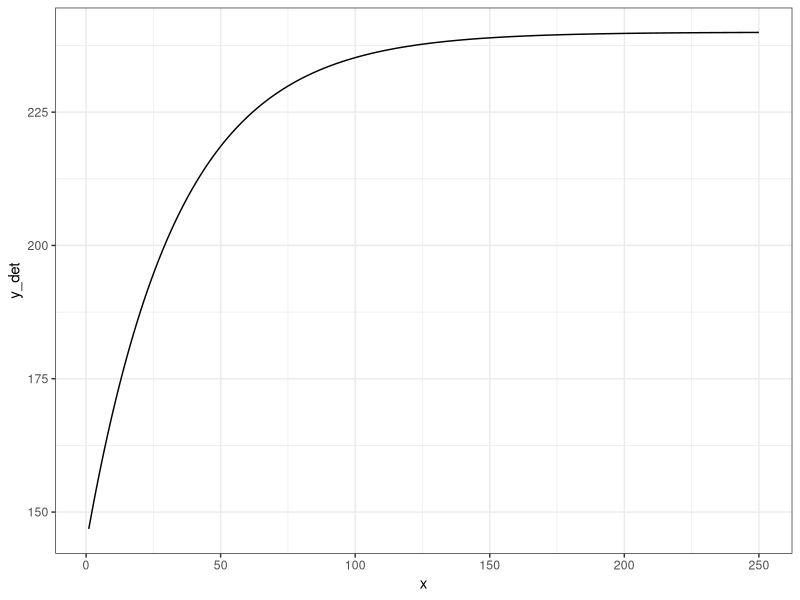
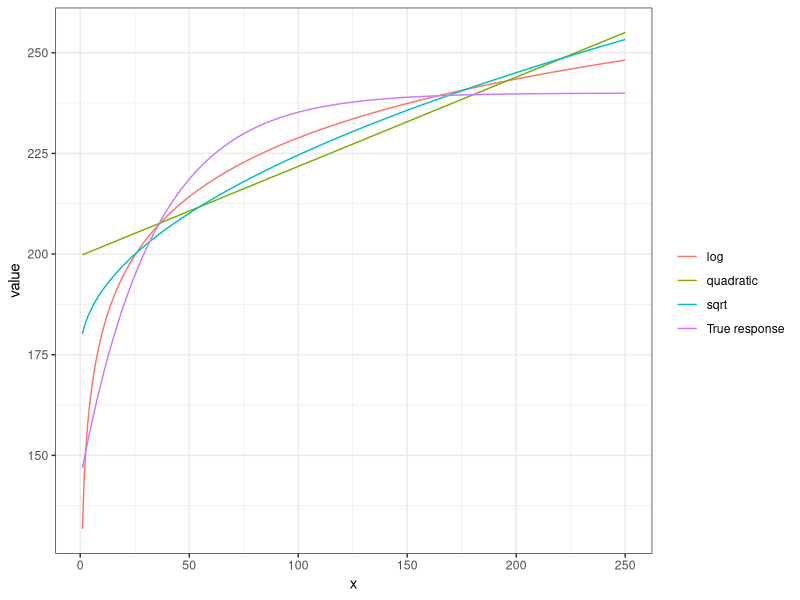
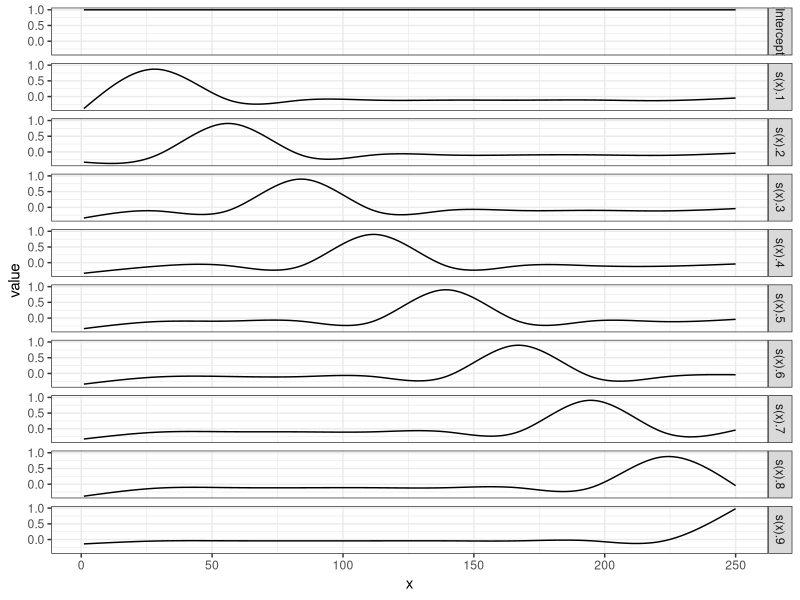
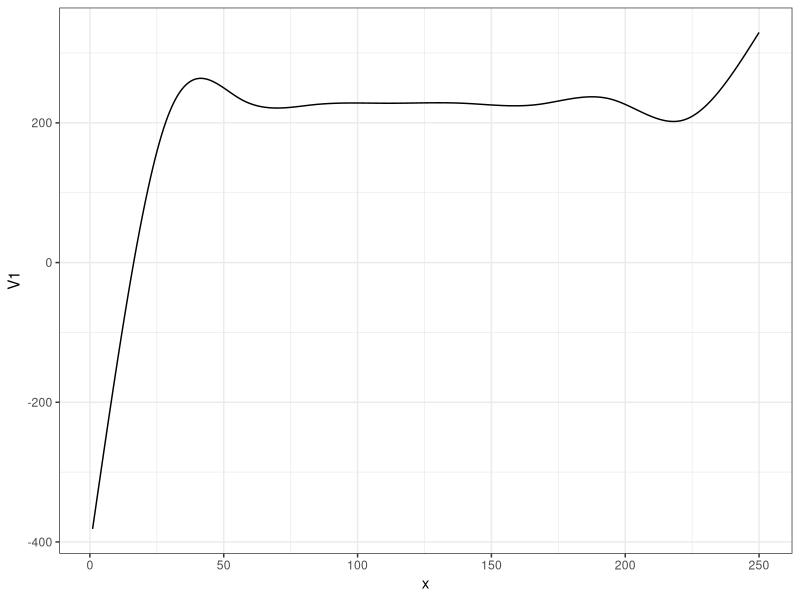
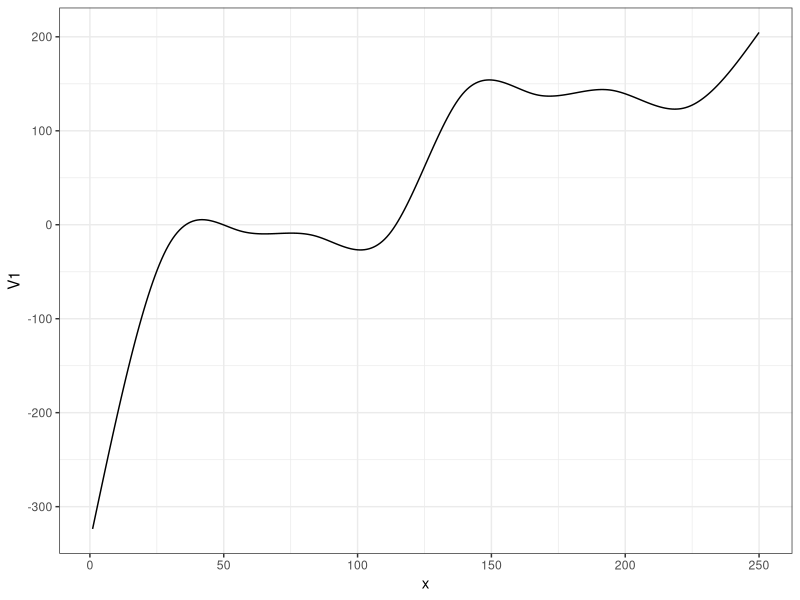
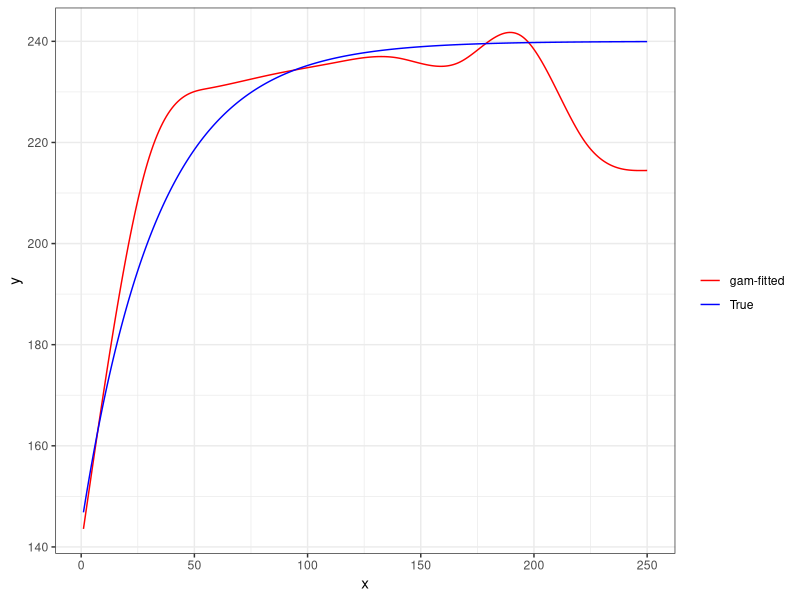
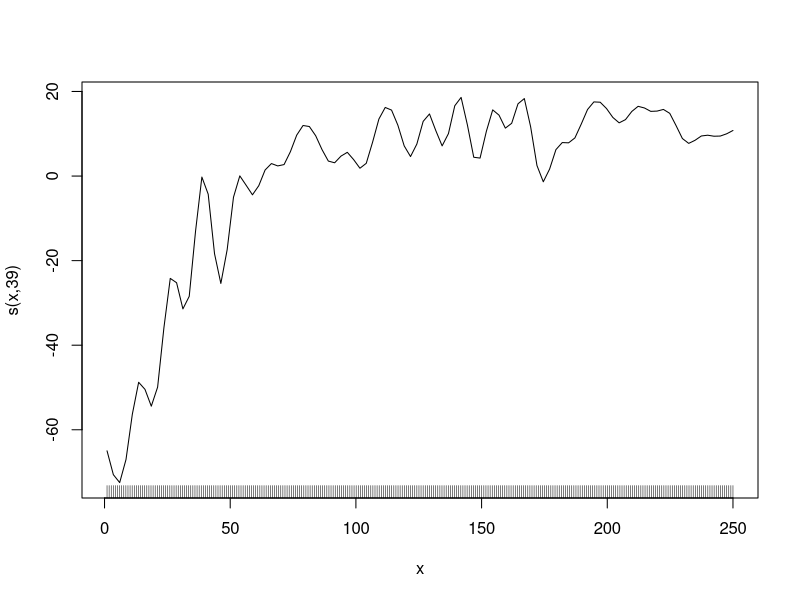
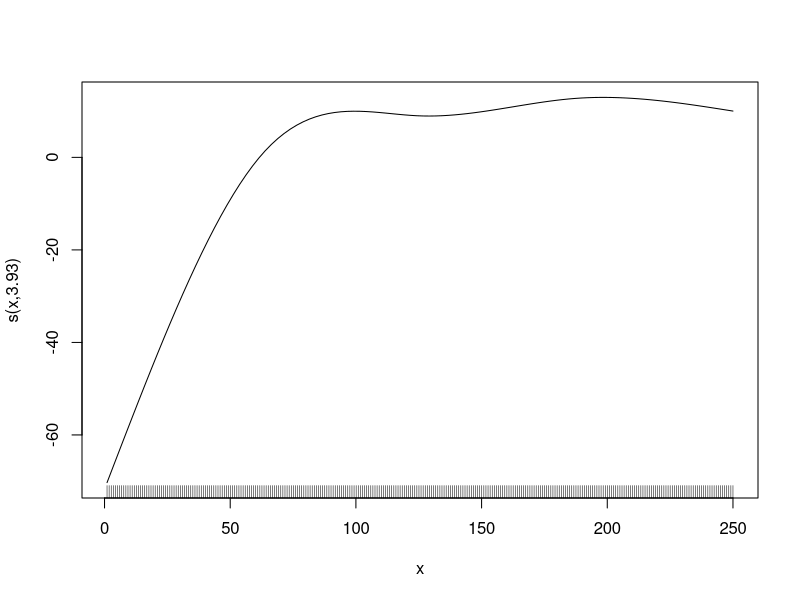

Write the R code that produced these figures, in order.
## ---- chunk 1
#| include: false

library(data.table)
library(tidyverse)
library(mgcv)
## ---- chunk 2
set.seed(83944)

#=== generate data ===#
N <- 300 # number of observations
x <- seq(1, 250, length = N) 
y_det <- 240 * (1 - 0.4 * exp(- 0.03 * x))
e <- 50 * runif(N) # error
data <- data.table(x = x, y = y_det + e, y_det = y_det)

#=== plot ===#
(
g_base <- ggplot(data) +
  geom_line(aes(y = y_det, x = x)) +
  theme_bw()
)
## ---- chunk 3
#=== sqrt ===#
lm_sq <- lm(y_det ~ sqrt(x), data = data)
data[, y_hat_sqrt := lm_sq$fit]

#=== log ===#
lm_log <- lm(y_det ~ log(x), data = data)
data[, y_hat_log := lm_log$fit]

#=== quadratic ===#
lm_quad <- lm(y_det ~ x + x^2, data = data)
data[, y_hat_quad := lm_quad$fit]
## ---- chunk 4
#| code-fold: true

plot_data <-
  melt(data, id.var = "x") %>% 
  .[variable != "y", ] %>% 
  .[, fit_case := fcase(
    variable == "y_det", "True response",
    variable == "y_hat_sqrt", "sqrt",
    variable == "y_hat_log", "log",
    variable == "y_hat_quad", "quadratic"
  )]

ggplot(plot_data) +
  geom_line(aes(y = value, x = x, color = fit_case)) +
  scale_color_discrete(name = "") +
  theme_bw()
## ---- chunk 5
#| code-fold: true

basis_data <-
  gam(y_det ~ s(x, k = 10, bs = "cr"), data = data) %>% 
  predict(., type = "lpmatrix") %>% 
  data.table() %>% 
  .[, x := data[, x]] %>% 
  melt(id.var = "x")

ggplot(data = basis_data) +
  geom_line(aes(y = value, x = x)) +
  facet_grid(variable ~ .) +
  theme_bw()
## ---- chunk 6
#| code-fold: true

data.table(
  variable = unique(basis_data$variable),
  coef = rep(200, 10)
) %>% 
.[basis_data, on = "variable"] %>% 
.[, sum(coef * value), by = x] %>% 
ggplot(data = .) +
  geom_line(aes(y = V1, x = x)) +
  theme_bw()
## ---- chunk 7
#| code-fold: true

data.table(
  variable = unique(basis_data$variable),
  coef = c(rep(50, 5), rep(200, 5))
) %>% 
.[basis_data, on = "variable"] %>% 
.[, sum(coef * value), by = x] %>% 
ggplot(data = .) +
  geom_line(aes(y = V1, x = x)) +
  theme_bw()
## ---- chunk 8
gam_fit <- gam(y_det ~ s(x, k = 10, bs = "cr"), data = data)
## ---- chunk 9
gam_fit$coefficient
## ---- chunk 10
#| code-fold: true
data.table(
  variable = unique(basis_data$variable),
  coef = gam_fit$coefficient[-1]
) %>% 
.[basis_data, on = "variable"] %>% 
.[, .(y_no_int = sum(coef * value)), by = x] %>% 
.[, y_hat := gam_fit$coefficient[1] + y_no_int] %>% 
ggplot(data = .) +
  geom_line(aes(y = y_hat, x = x, color = "gam-fitted")) +
  geom_line(data = data, aes(y = y_det, x = x, color = "True")) +
  scale_color_manual(
    name = "",
    values = c("gam-fitted" = "red", "True" = "blue")
  ) +
  ylab("y") +
  xlab("x") +
  theme_bw()
## ---- chunk 11
#| code-fold: true
gam_fit_wiggly <- gam(y ~ s(x, k = 40, bs = "cr", sp = 0), data = data)
plot(gam_fit_wiggly, se = FALSE)

gam_fit_smooth <- gam(y ~ s(x, k = 5, bs = "cr"), data = data)
plot(gam_fit_smooth, se = FALSE)
## ---- chunk 12
#=== fit ===#
gam_fit_wiggly <- gam(y ~ s(x, k = 40, bs = "cr", sp = 0), data = data)

#=== assign the fitted values to a variable ===#
data[, y_hat := gam_fit_wiggly$fitted.values]

#=== plot ===#
ggplot(data = data) +
  geom_line(aes(y = y_hat, x = x)) +
  geom_point(aes(y = y, x = x)) +
  theme_bw()
## ---- chunk 13
#=== fit ===#
gam_fit_wiggly <- gam(y ~ s(x, k = 3, bs = "cr", sp = 0), data = data)

#=== assign the fitted values to a variable ===#
data[, y_hat := gam_fit_wiggly$fitted.values]

#=== plot ===#
ggplot(data = data) +
  geom_line(aes(y = y_hat, x = x)) +
  geom_point(aes(y = y, x = x)) +
  theme_bw()
## ---- chunk 14
#=== fit ===#
gam_fit_cved <- gam(y ~ s(x, k = 40, bs = "cr"), data = data)

#=== assign the fitted values to a variable ===#
data[, y_hat := gam_fit_cved$fitted.values]

#=== plot ===#
ggplot(data = data) +
  geom_line(aes(y = y_hat, x = x)) +
  geom_point(aes(y = y, x = x)) +
  theme_bw()
